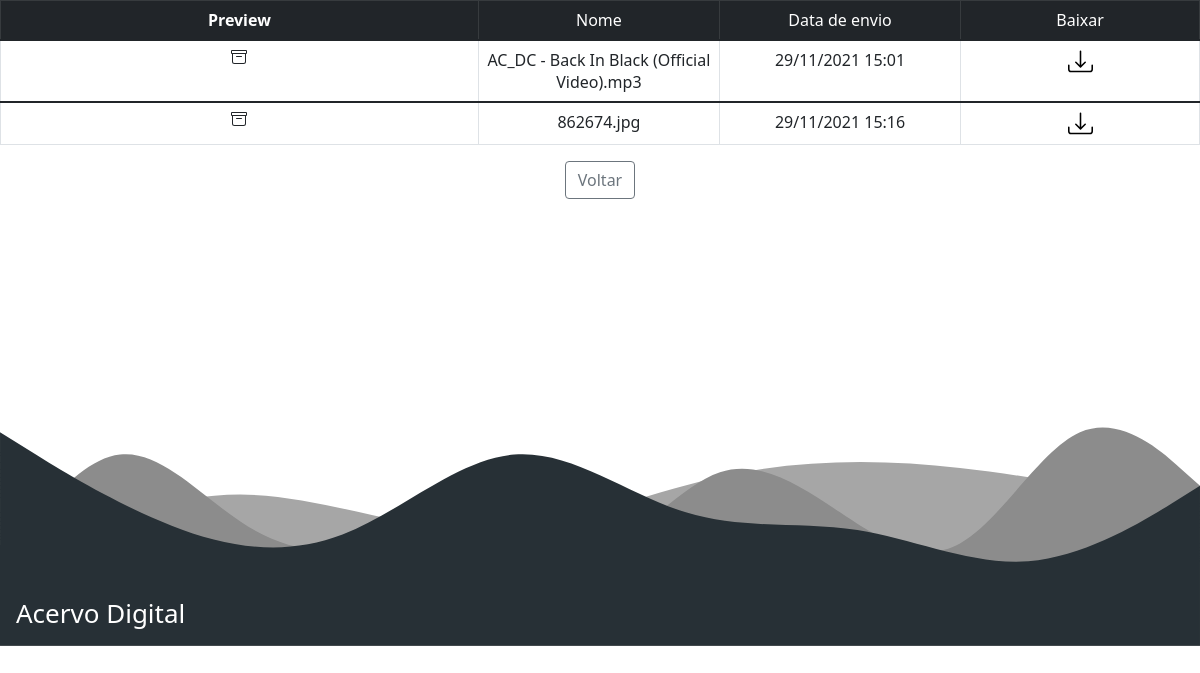
Screenshot of /arqProfMostrar.php with the database file from the repository.
### tables this page shows
CREATE TABLE `acervo` (
  `codArquivo` int(11) NOT NULL,
  `path` varchar(150) NOT NULL,
  `dataUp` datetime NOT NULL DEFAULT current_timestamp(),
  `nome` varchar(150) DEFAULT NULL
);

### arqProfMostrar.php (the view, shortened to what this page needs)
<?php
     require_once('includes/config.php');
          ?>
          <?php
     $busca = $banco->query("SELECT * FROM acervo ORDER BY dataUp");
          ?>
          <div>
               <table class="table table-hover table-bordered " cellpadding="1">
                    <thead class="table table-dark">
                         <th>Preview</th>
                         <td>Nome</td>
                         <td>Data de envio</td>
                         <td>Baixar</td>
                    </thead>
                    <?php while($arquivo = $busca->fetch_assoc()){ ?>
                    <tbody>
                         <td class="col-lg-2"></td>
                         <td class="col-lg-1"><?php echo $arquivo['nome']; ?></td>
                         <td class="col-lg-1"><?php echo date("d/m/Y H:i", strtotime($arquivo['dataUp'])); ?></td>
                         <td class="col-lg-1"><a href="<?php echo $arquivo['path']; ?>"><img id="downloadImg" height="25" src="Imagens/download.svg" alt=""></a></td>
                         </tbody>
                         <?php
                    } ?>
                    </table>
          </div>
<html>
     <head>
          <link href="https://cdn.jsdelivr.net/npm/bootstrap@5.1.3/dist/css/bootstrap.min.css" rel="stylesheet">
     </head>
     <body>
          <center>
          <a href="index.php">
               <button class='btn btn-outline-secondary'>Voltar</button>
          </a>
          </center>
          <div class='ondas'>
               <h1 class='sgc'>Acervo Digital</h1>
          </div>
     </body>
</html>

### arqProfMostrar.php (style rules this page uses)
body { background-color: white; }
tbody { text-align: center; vertical-align: center; position: relative; top: 50%; }
thead { text-align: center; vertical-align: center; }
.ondas { margin-top: 15%; position: relative; }
.sgc { color: white; position: absolute; bottom: 8px; left: 16px; font-size: 26px; }

### rows the page displays
acervo: nome "AC_DC - Back In Black (Official Video).mp3", dataUp "29/11/2021 15:01"
acervo: nome "862674.jpg", dataUp "29/11/2021 15:16"
